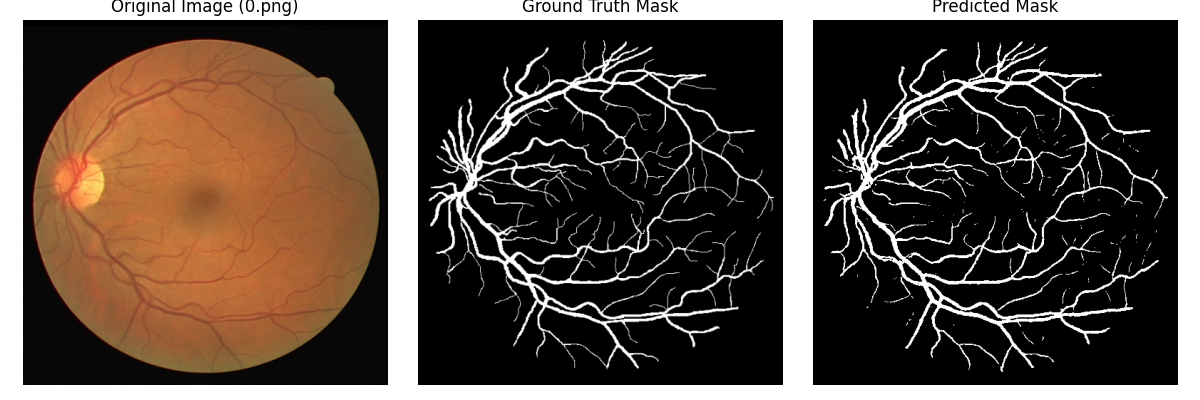
#> input picture images/comparison_sample_000.png, 1200 x 400 px, found by its file name; its folder holds only this picture in this run
$ python visualize.py
#> lines starting #> are read from the running program, lines starting #| are printed output that depends on the picture
"""Test görüntüsü / gerçek maske / tahmin edilen maske karşılaştırma görselleri üretir.

test.py, test görüntülerini dosya adlarının metin sırasına göre işler
(0.png, 1.png, 10.png, 11.png, ...) ve tahminleri sample_000.png, sample_001.png ...
olarak kaydeder. Bu yüzden eşleştirme aynı sıralamayla yapılır.
"""
import os
from PIL import Image
import matplotlib
matplotlib.use("Agg")
import matplotlib.pyplot as plt

BASE_DIR = os.path.dirname(os.path.abspath(__file__))
image_dir = os.path.join(BASE_DIR, "data", "kaggle_split", "test", "images")
true_mask_dir = os.path.join(BASE_DIR, "data", "kaggle_split", "test", "masks")
pred_mask_dir = os.path.join(BASE_DIR, "predictions", "kaggle_test_split_100ep")
output_dir = os.path.join(BASE_DIR, "images")

N = 5  # Kaç örnek görselleştirilecek

if __name__ == "__main__":
    os.makedirs(output_dir, exist_ok=True)
    # Dataset ile aynı sıralama (sorted) -> sample_i, test_images[i]'ye karşılık gelir
    test_images = sorted(f for f in os.listdir(image_dir) if f.endswith((".png", ".jpg", ".jpeg")))

    for i in range(N):
        name = test_images[i]
        img = Image.open(os.path.join(image_dir, name)).convert("RGB")
        true_mask = Image.open(os.path.join(true_mask_dir, name)).convert("L")
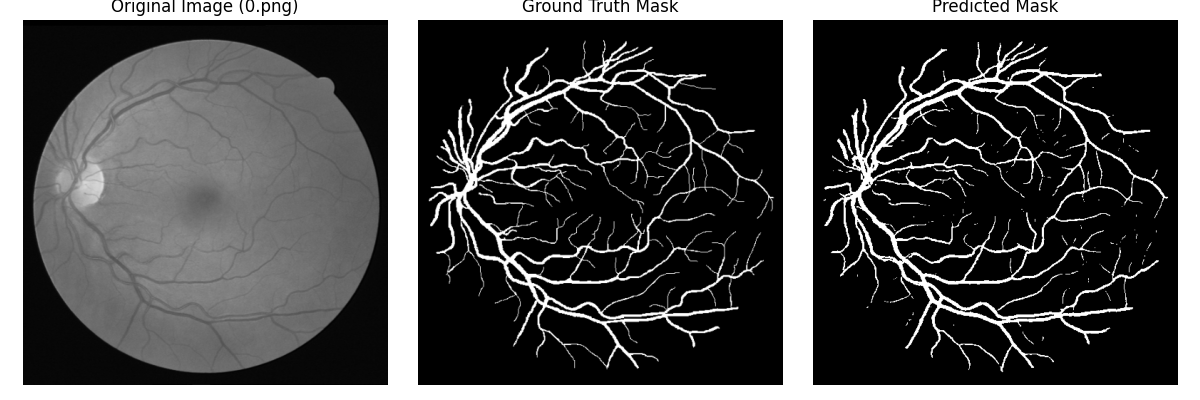
#> true_mask: PIL image 1200x400 L; min 0, max 255, mean 77.5
#> (the run stopped early here; a loop or call above may not have finished)

$ run again, on images/comparison_sample_004.png
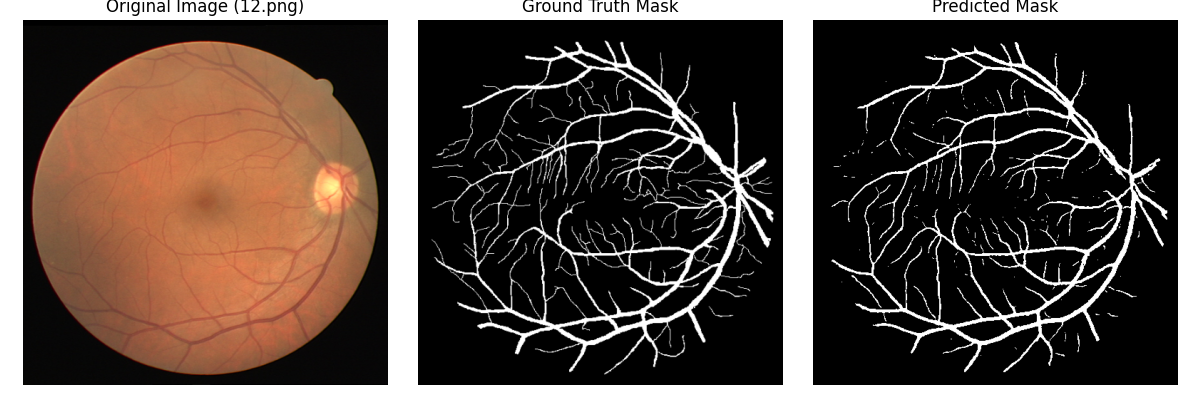
#> input picture images/comparison_sample_004.png, 1200 x 400 px, found by its file name
#> `true_mask = Image.open(os.path.join(true_mask_dir, name)).convert("L")`:
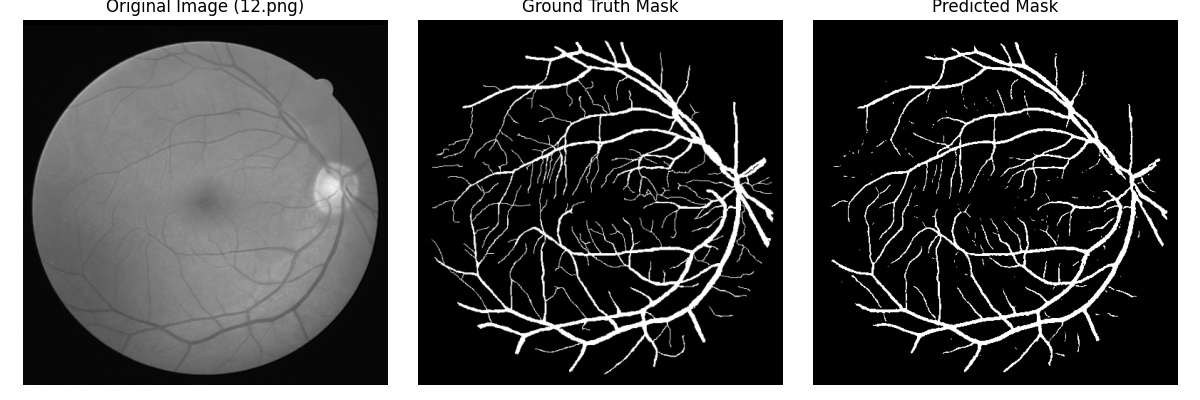
#> true_mask: PIL image 1200x400 L; min 0, max 255, mean 79.3

$ run again, on images/comparison_sample_002.png
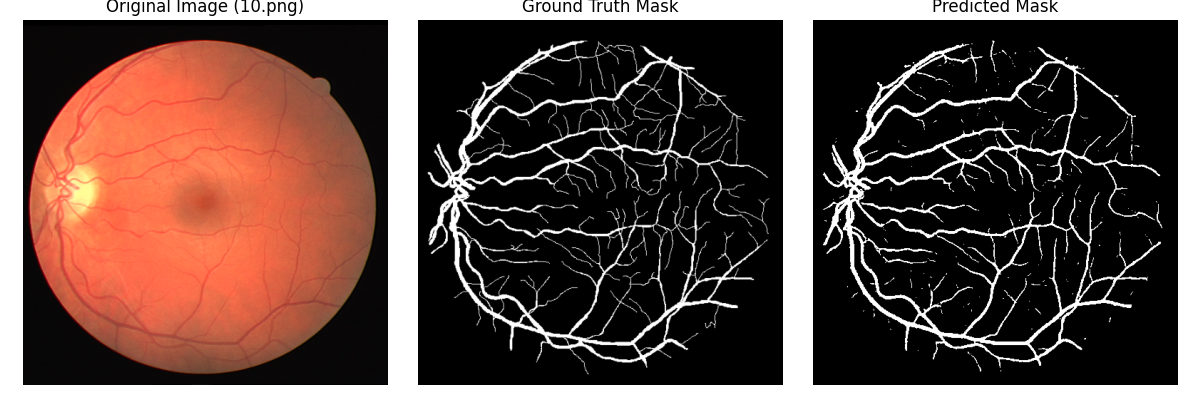
#> input picture images/comparison_sample_002.png, 1200 x 400 px, found by its file name
#> `true_mask = Image.open(os.path.join(true_mask_dir, name)).convert("L")`:
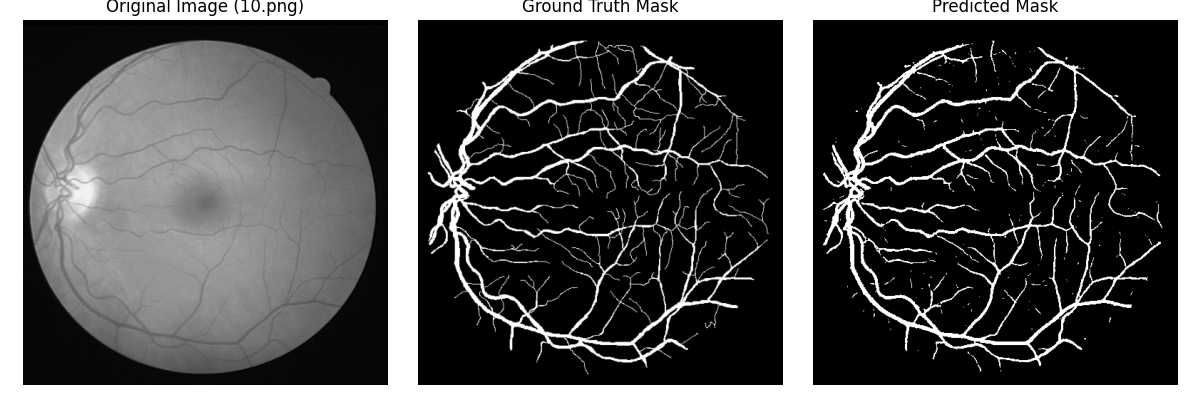
#> true_mask: PIL image 1200x400 L; min 0, max 255, mean 80.4
